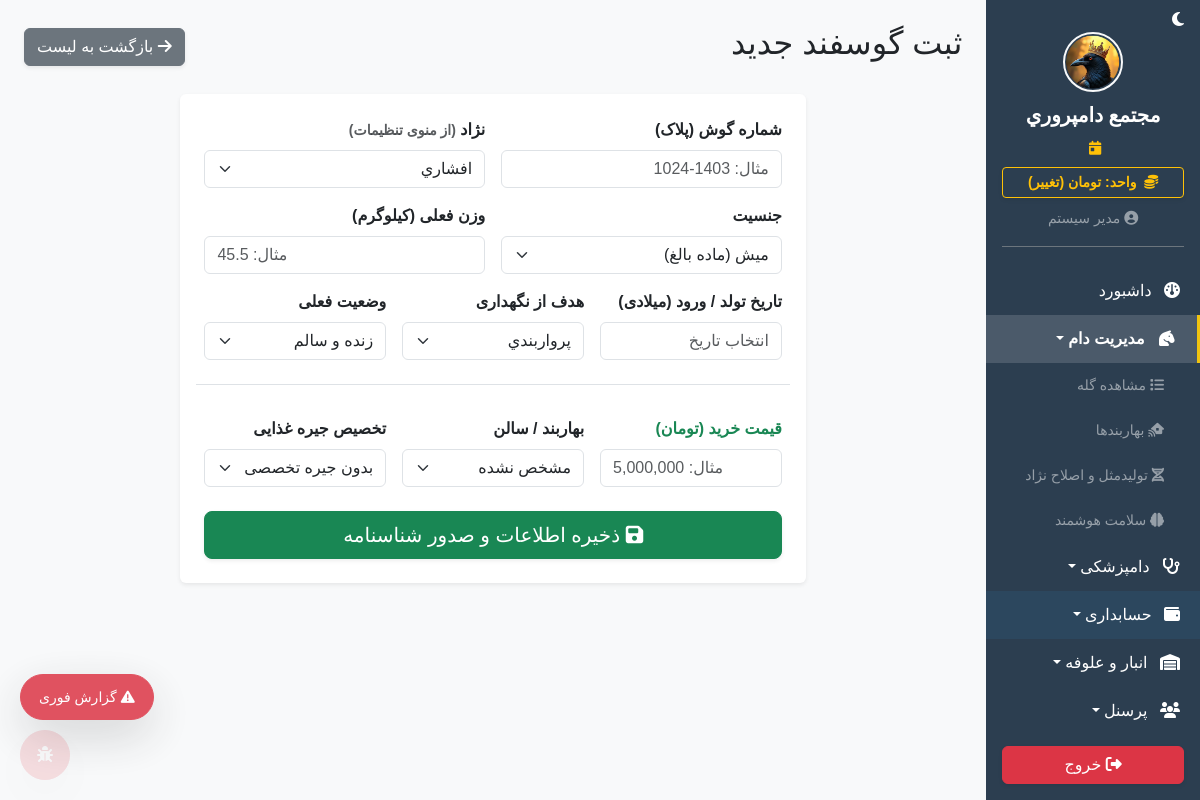
Screenshot of /livestock/add (signed in) with the database file from the repository.
### app/models.py (models this page shows)
class SystemSetting(db.Model):
    id = db.Column(db.Integer, primary_key=True)
    key = db.Column(db.String(50), unique=True, nullable=False)
    value = db.Column(db.String(255), nullable=False)
    description = db.Column(db.String(255), nullable=True)

class User(UserMixin, db.Model):
    id = db.Column(db.Integer, primary_key=True)
    username = db.Column(db.String(50), unique=True, nullable=False)
    password_hash = db.Column(db.String(255), nullable=False)
    name = db.Column(db.String(100), nullable=False)
    role = db.Column(db.String(20), default='کارگر') # مدیر، دامپزشک، حسابدار، کارگر
    can_view_livestock = db.Column(db.Boolean, default=False)
    can_view_finance = db.Column(db.Boolean, default=False)
    can_view_inventory = db.Column(db.Boolean, default=False)
    can_view_hr = db.Column(db.Boolean, default=False)
    can_view_reports = db.Column(db.Boolean, default=False)
    can_view_settings = db.Column(db.Boolean, default=False)

### app/blueprints/livestock.py (the view, shortened to what this page needs)
@livestock_bp.route('/add', methods=['GET', 'POST'])
@login_required
@permission_required('can_view_livestock')
def add_sheep():
    return render_template('livestock/add.html', rations=FeedRation.query.all(), pens=Pen.query.all(), breeds=BreedCategory.query.all(), purposes=PurposeCategory.query.all(), statuses=StatusCategory.query.all())

### app/__init__.py (called while the page is built)
def get_system_setting(key, default):
    from app.models import SystemSetting
    s = SystemSetting.query.filter_by(key=key).first()
    return s.value if s else default

### app/blueprints/dashboard.py (called while the page is built)
@dashboard_bp.app_context_processor
def inject_settings():
    try:
        all_settings = {s.key: s.value for s in SystemSetting.query.all()}
    except:
        all_settings = {}
    return dict(system_settings=all_settings)

### app/blueprints/finance.py (called while the page is built)
def permission_required(permission_name):
    def decorator(f):
        @wraps(f)
        def decorated_function(*args, **kwargs):
            if not current_user.is_authenticated:
                return redirect(url_for('auth.login'))
            if not getattr(current_user, permission_name, False) and current_user.role != 'مدیر':
                flash('شما دسترسی لازم برای مشاهده این بخش را ندارید.', 'danger')
                return redirect(url_for('dashboard.index'))
            return f(*args, **kwargs)
        return decorated_function
    return decorator

### app/templates/livestock/add.html (shortened to what this page needs)
{% extends 'base.html' %}
{% block content %}
<div class="d-flex justify-content-between align-items-center mb-4">
    <h2>ثبت گوسفند جدید</h2>
    <a href="{{ url_for('livestock.index') }}" class="btn btn-secondary shadow-sm">
        <i class="fa-solid fa-arrow-right"></i> بازگشت به لیست
    </a>
</div>
<div class="card shadow-sm border-0 col-lg-8 mx-auto">
    <div class="card-body p-4">
        <form action="{{ url_for('livestock.add_sheep') }}" method="POST">
            <div class="row g-3 mb-3">
                <div class="col-md-6">
                    <label class="form-label fw-bold">شماره گوش (پلاک)</label>
                    <input type="text" name="ear_tag" class="form-control" required placeholder="مثال: 1403-1024">
                </div>
                <div class="col-md-6">
                    <label class="form-label fw-bold">نژاد <small class="text-muted">(از منوی تنظیمات)</small></label>
                    <select name="breed" class="form-select">
                        {% for b in breeds %}
                        <option value="{{ b.name }}">{{ b.name }}</option>
                        {% else %}
                        <option value="">ابتدا در تنظیمات نژاد تعریف کنید</option>
                        {% endfor %}
                    </select>
                </div>
            </div>
            <div class="row g-3 mb-3">
                <div class="col-md-6">
                    <label class="form-label fw-bold">جنسیت</label>
                    <select name="gender" class="form-select">
                        <option value="میش">میش (ماده بالغ)</option>
                    </select>
                </div>
                <div class="col-md-6">
                    <label class="form-label fw-bold">وزن فعلی (کیلوگرم)</label>
                    <input type="number" step="0.1" name="weight" class="form-control" placeholder="مثال: 45.5">
                </div>
            </div>
            <div class="row g-3 mb-4">
                <div class="col-md-4">
                    <label class="form-label fw-bold">تاریخ تولد / ورود (میلادی)</label>
                    <input type="text" class="form-control jalali-datepicker" placeholder="انتخاب تاریخ">
                </div>
                <div class="col-md-4">
                    <label class="form-label fw-bold">هدف از نگهداری</label>
                    <select name="purpose" class="form-select">
                        {% for p in purposes %}
                        <option value="{{ p.name }}">{{ p.name }}</option>
                        {% else %}
                        <option value="">ابتدا در تنظیمات هدف تعریف کنید</option>
                        {% endfor %}
                    </select>
                </div>
                <div class="col-md-4">
                    <label class="form-label fw-bold">وضعیت فعلی</label>
                    <select name="status" class="form-select">
                        {% for s in statuses %}
                        <option value="{{ s.name }}">{{ s.name }}</option>
                        {% else %}
                        <option value="زنده و سالم">زنده و سالم</option>
                        {% endfor %}
                    </select>
                </div>
            </div>
            <div class="row g-3 mb-4 border-top pt-3 mt-1">
                <div class="col-md-4">
                    <label class="form-label fw-bold text-success">قیمت خرید (تومان)</label>
                    <input type="text" class="form-control" dir="ltr" onkeyup="formatCurrency(this, 'raw_purchase_price')" placeholder="مثال: 5,000,000">
                </div>
                <div class="col-md-4">
                    <label class="form-label fw-bold text-warning text-dark">بهاربند / سالن</label>
                    <select name="pen_id" class="form-select">
                        <option value="">مشخص نشده</option>
                    </select>
                </div>
                <div class="col-md-4">
                    <label class="form-label fw-bold text-info text-dark">تخصیص جیره غذایی</label>
                    <select name="feed_ration_id" class="form-select">
                        <option value="">بدون جیره تخصصی</option>
                    </select>
                </div>
            </div>
            <div class="d-grid">
                <button type="submit" class="btn btn-success btn-lg shadow-sm">
                    <i class="fa-solid fa-save"></i> ذخیره اطلاعات و صدور شناسنامه
                </button>
            </div>
        </form>
    </div>
</div>
{% endblock %}

### app/templates/base.html (shortened to what this page needs)
<!DOCTYPE html>
<html lang="fa" dir="rtl">
<head>
    <link href="https://cdn.jsdelivr.net/gh/rastikerdar/vazirmatn@v33.003/Vazirmatn-font-face.css" rel="stylesheet">
    <link rel="stylesheet" href="https://unpkg.com/persian-datepicker@1.2.0/dist/css/persian-datepicker.min.css">
    <link rel="stylesheet" href="https://cdn.jsdelivr.net/npm/bootstrap@5.3.2/dist/css/bootstrap.rtl.min.css">
    <link rel="stylesheet" href="https://cdnjs.cloudflare.com/ajax/libs/font-awesome/6.4.2/css/all.min.css">
    <link rel="stylesheet" href="{{ url_for('static', filename='css/style.css') }}">
    <link href="https://cdn.jsdelivr.net/npm/select2@4.1.0-rc.0/dist/css/select2.min.css" rel="stylesheet" />
</head>
<body>
    <div class="d-flex" id="wrapper">
        <div class="sidebar-bg d-flex flex-column" id="sidebar-wrapper">
            <div class="text-start px-3 pt-2">
                <span id="darkModeToggle" style="cursor:pointer;font-size:1rem;color:#fff;opacity:1" title="تغییر حالت شب/روز">
                    <i class="fa-solid fa-moon" id="darkModeIcon"></i>
                </span>
            </div>
            <div class="sidebar-heading text-center pt-0 pb-2 text-white">
                {% if system_settings.get('farm_logo_path') %}
                    <img src="{{ url_for('static', filename=system_settings.get('farm_logo_path')) }}" class="mb-2 rounded-circle border border-2 border-light" style="height: 60px; width: 60px; object-fit: cover;">
                {% else %}
                    <i class="fa-solid fa-sheep fs-2 mb-2"></i>
                {% endif %}
                <div class="fs-5 fw-bold">{{ system_settings.get('farm_name', 'دامداری من') }}</div>
            </div>
            <div class="text-center text-warning small mb-2 px-3">
                <i class="fa-solid fa-calendar-day me-1"></i>
            </div>
            <div class="px-3 mb-2">
                <a href="{{ url_for('dashboard.toggle_currency') }}" class="btn btn-sm btn-outline-warning w-100 fw-bold shadow-sm">
                    <i class="fa-solid fa-coins me-1"></i> واحد: {{ get_system_currency_from_settings() }} (تغییر)
                </a>
            </div>
            <div class="text-center text-white-50 mb-3 pb-3 border-bottom border-secondary mx-3">
                <small><i class="fa-solid fa-circle-user"></i> {% if current_user.is_authenticated %}{{ current_user.name.split(' (')[0] if '(' in current_user.name else current_user.name }}{% endif %}</small>
            </div>
            <div class="list-group list-group-flush my-1 sidebar-scroll" id="sidebar-accordion" style="overflow-y: auto;">
                <a href="{{ url_for('dashboard.index') }}" class="list-group-item list-group-item-action bg-transparent text-white "><i class="fa-solid fa-gauge me-2"></i> داشبورد</a>
                {% if current_user.is_authenticated %}
                    {% if current_user.can_view_livestock %}
                    <a href="#livestockSubmenu" data-bs-toggle="collapse" class="list-group-item list-group-item-action bg-transparent text-white dropdown-toggle {% if request.blueprint == 'livestock' %}active-sidebar-link{% endif %}"><i class="fa-solid fa-horse-head me-2"></i> مدیریت دام</a>
                    <div class="collapse ps-3 {% if request.blueprint == 'livestock' %}show{% endif %}" id="livestockSubmenu" data-bs-parent="#sidebar-accordion">
                        <a href="{{ url_for('livestock.index') }}" class="list-group-item list-group-item-action bg-transparent text-white-50 small border-0 "><i class="fa-solid fa-list"></i> مشاهده گله</a>
                        <a href="{{ url_for('livestock.pen_dashboard') }}" class="list-group-item list-group-item-action bg-transparent text-white-50 small border-0 "><i class="fa-solid fa-house-signal"></i> بهاربندها</a>
                        <a href="{{ url_for('livestock.genetics') }}" class="list-group-item list-group-item-action bg-transparent text-white-50 small border-0 "><i class="fa-solid fa-dna"></i> تولیدمثل و اصلاح نژاد</a>
                        <a href="{{ url_for('livestock.ai_health') }}" class="list-group-item list-group-item-action bg-transparent text-white-50 small border-0 "><i class="fa-solid fa-brain"></i> سلامت هوشمند</a>
                    </div>
                    {% if current_user.role in ['مدیر', 'دامپزشک'] %}
                    <a href="#vetSubmenu" data-bs-toggle="collapse" class="list-group-item list-group-item-action bg-transparent text-white dropdown-toggle"><i class="fa-solid fa-stethoscope me-2"></i> دامپزشکی</a>
                    {% endif %}
                    {% endif %}
                    {% if current_user.can_view_finance %}
                    <a href="#financeSubmenu" data-bs-toggle="collapse" class="list-group-item list-group-item-action bg-transparent text-white dropdown-toggle finance-menu-item " ><i class="fa-solid fa-wallet me-2"></i> حسابداری</a>
                    {% endif %}
                    {% if current_user.can_view_inventory or current_user.role == 'مدیر' %}
                    <a href="#inventorySubmenu" data-bs-toggle="collapse" class="list-group-item list-group-item-action bg-transparent text-white dropdown-toggle {% if request.blueprint == 'inventory' %}active-sidebar-link{% endif %}"><i class="fa-solid fa-warehouse me-2"></i> انبار و علوفه</a>
                    {% endif %}
                    {% if current_user.can_view_hr or current_user.role == 'مدیر' %}
                    <a href="#hrSubmenu" data-bs-toggle="collapse" class="list-group-item list-group-item-action bg-transparent text-white dropdown-toggle {% if request.blueprint == 'hr' %}active-sidebar-link{% endif %}"><i class="fa-solid fa-users me-2"></i> پرسنل</a>
                    {% endif %}
                    {% endif %}
            </div>
            <div class="mt-auto p-3 w-100">
                <a href="{{ url_for('auth.logout') }}" class="btn btn-danger w-100 shadow-sm"><i class="fa-solid fa-right-from-bracket"></i> خروج</a>
            </div>
        </div>
        <div id="page-content-wrapper" class="w-100 bg-light" style="overflow-x: hidden;">
            <div class="container-fluid p-4">{% block content %}{% endblock %}</div>
        </div>
    </div>
    <button id="quickReportFab" class="btn btn-danger position-fixed shadow-lg d-flex align-items-center justify-content-center gap-1" style="bottom:80px;left:20px;z-index:9999;border-radius:50px;padding:0 18px;height:46px;opacity:0.85;transition:all 0.3s;font-size:14px;" title="گزارش سریع" onclick="showQuickReport()" onmouseover="this.style.opacity='1'" onmouseout="this.style.opacity='0.85'">
        <i class="fa-solid fa-triangle-exclamation"></i> <span class="d-none d-sm-inline">گزارش فوری</span>
    </button>
    <button id="bugReportBtn" class="btn btn-danger position-fixed shadow-lg" style="bottom:20px;left:20px;z-index:9999;border-radius:50%;width:50px;height:50px;padding:0;opacity:0.15;transition:opacity 0.3s;" title="گزارش مشکل" onclick="showBugReport()" onmouseover="this.style.opacity='1'" onmouseout="this.style.opacity='0.15'">
        <i class="fa-solid fa-bug"></i>
    </button>
</body>
</html>

### app/static/css/style.css (style rules this page uses)
body { font-family: 'Vazirmatn', sans-serif !important; background-color: #f8f9fa; }
#sidebar-wrapper { height: 100vh; position: sticky; top: 0; overflow-y: auto; width: 260px; background-color: #2c3e50; transition: margin .3s ease-out, transform .3s ease-out; }
#sidebar-wrapper .list-group-item { border: none; padding: 12px 20px; transition: all 0.3s; }
#page-content-wrapper { min-width: 0; width: 100%; }

### app/templates/base.html (style rules this page uses)
.active-sidebar-link { background-color: rgba(255, 255, 255, 0.15) !important; color: #fff !important; font-weight: bold !important; border-right: 3px solid #f1c40f !important; }
.finance-menu-item { background-color: rgba(52, 152, 219, 0.1) !important; border-bottom: 1px solid rgba(255,255,255,0.05); }
.sidebar-scroll { -ms-overflow-style: none; scrollbar-width: none; }

### rows the page displays
SystemSetting: value (picture)
SystemSetting: get "مجتمع دامپروري"
SystemSetting: value "تومان"
User: name "مدیر سیستم"

### other values shown
form field breed "افشاري"
form field purpose "پرواربندي"
form field status "زنده و سالم"
